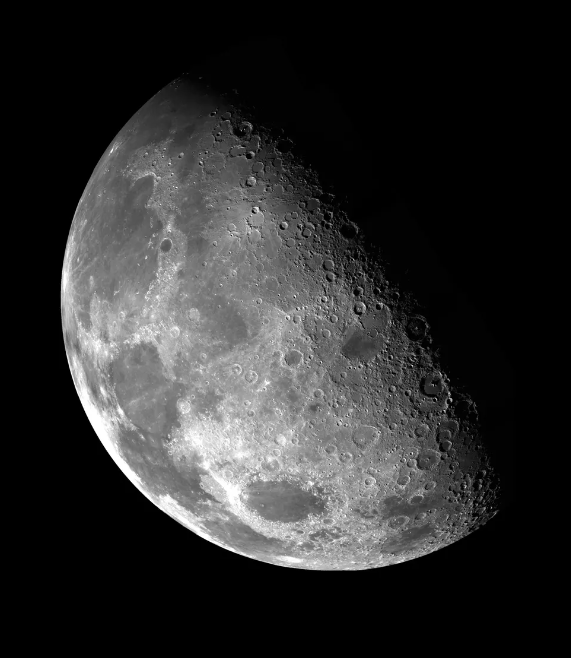
#> input picture uploads/moon.png, 571 x 658 px
$ python thuat-toan-dang-lieu.py
#> lines starting #> are read from the running program, lines starting #| are printed output that depends on the picture; after the words box and inside, x2 and y2 are one past the last pixel; in counts of white or black regions, pixels touching at a corner belong together
import cv2
import numpy as np

def isodata_threshold(image, initial_threshold, min_size, max_iterations):
    # Chuyển ảnh sang ảnh grayscale
    gray = cv2.cvtColor(image, cv2.COLOR_BGR2GRAY)

    # Khởi tạo ngưỡng ban đầu
    threshold = initial_threshold

    for _ in range(max_iterations):
        # Phân đoạn ảnh bằng ngưỡng hiện tại
        _, binary = cv2.threshold(gray, threshold, 255, cv2.THRESH_BINARY)

        # Tính toán giá trị ngưỡng mới dựa trên các vùng kết quả
        mean_object = np.mean(gray[binary == 255])
        mean_background = np.mean(gray[binary == 0])
        new_threshold = (mean_object + mean_background) / 2

        # Kiểm tra điều kiện dừng
        if abs(new_threshold - threshold) <= 1:
            break

        # Kiểm tra kích thước vùng đối tượng
        num_object_pixels = np.sum(binary == 255)
        if num_object_pixels < min_size:
            break

        # Cập nhật ngưỡng
        threshold = new_threshold

    return threshold


# Đọc ảnh vào
image = cv2.imread('uploads/moon.png')
#> image is the input picture: shape (658, 571, 3); mean B, G, R 45, 45, 45

# Áp dụng thuật toán đẳng liệu để xác định ngưỡng tối ưu
threshold = isodata_threshold(image, initial_threshold=128, min_size=100, max_iterations=10)
#> the loop in isodata_threshold, `for _ in range(max_iterations):` made 5 passes
#> (mean_object, mean_background, new_threshold, num_object_pixels, threshold) on passes 1 to 4: (166.6, 21.22, 93.93, 61395, 93.93), (145.9, 8.28, 77.09, 100210, 77.09), (140.3, 5.21, 72.73, 110659, 72.73), (138.7, 4.48, 71.58, 113399, 71.58)
#> (mean_object, mean_background, new_threshold) on pass 5: (138.4, 4.35, 71.35)
#> pass 1, in isodata_threshold, `_, binary = cv2.threshold(gray, threshold, 255, cv2.THRESH_BINARY)`:
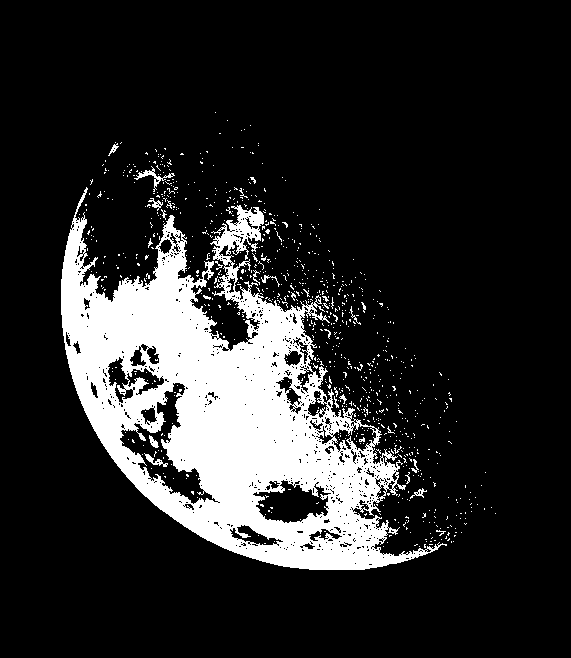
#> binary: shape (658, 571); 16.3% white; 882 white regions (859 under 20 px), largest, box (x1, y1, x2, y2) and area: (61, 187, 447, 570) 58067, (134, 166, 175, 192) 189, (144, 453, 168, 467) 101
#> pass 2, in isodata_threshold, `_, binary = cv2.threshold(gray, threshold, 255, cv2.THRESH_BINARY)`:
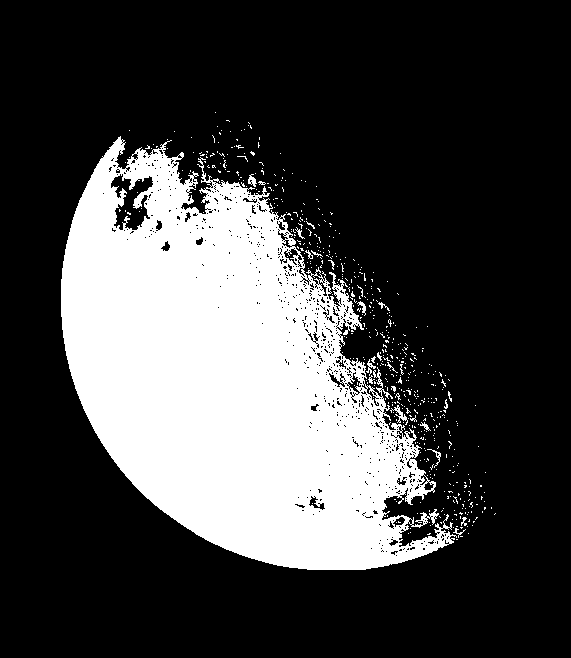
#> binary: shape (658, 571); 26.7% white; 548 white regions (528 under 20 px), largest, box (x1, y1, x2, y2) and area: (61, 136, 457, 570) 98090, (390, 405, 408, 425) 100, (248, 174, 257, 187) 62
#> pass 3, in isodata_threshold, `_, binary = cv2.threshold(gray, threshold, 255, cv2.THRESH_BINARY)`:
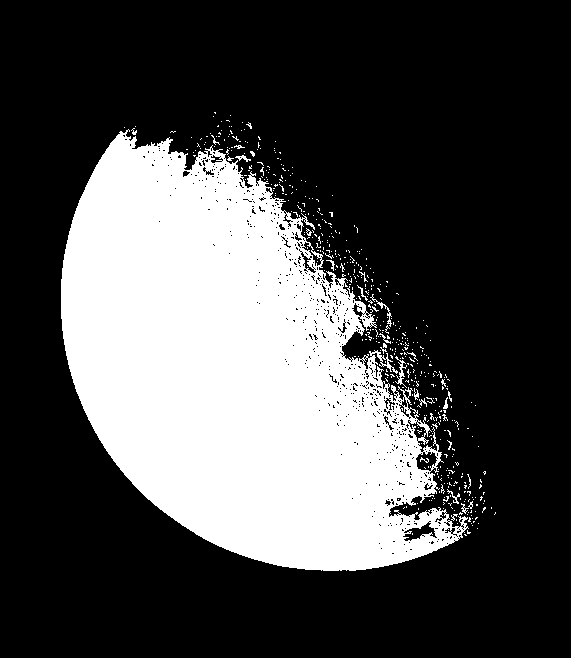
#> binary: shape (658, 571); 29.5% white; 510 white regions (488 under 20 px), largest, box (x1, y1, x2, y2) and area: (61, 129, 469, 571) 108412, (395, 356, 407, 388) 107, (370, 294, 392, 327) 89
#> threshold = 71.58

# Phân đoạn ảnh bằng ngưỡng tối ưu
_, binary = cv2.threshold(image, threshold, 255, cv2.THRESH_BINARY)
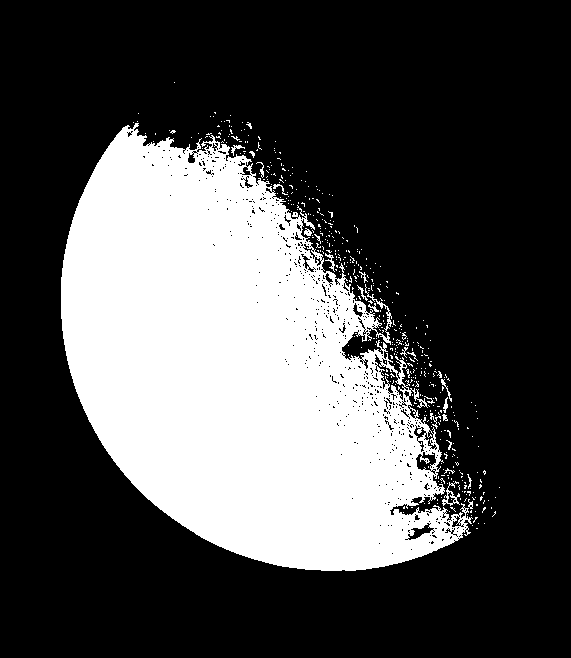
#> binary: shape (658, 571, 3); 30.3% white; 468 white regions (445 under 20 px), largest, box (x1, y1, x2, y2) and area: (61, 123, 473, 571) 111847, (442, 481, 460, 506) 136, (325, 253, 335, 272) 60


cv2.imshow('Original Image', image)
cv2.imshow('Binary Image', binary)
cv2.waitKey(0)
cv2.destroyAllWindows()

$ run again, with uploads/am7ucnbewr.png copied over uploads/moon.png
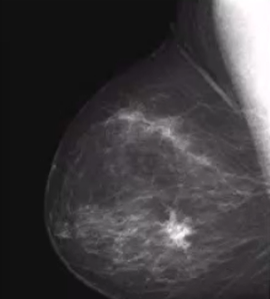
#> input picture uploads/am7ucnbewr.png, 270 x 299 px
#> image is the input picture: shape (299, 270, 3); mean B, G, R 62.5, 60.2, 62.9
#> the loop in isodata_threshold, `for _ in range(max_iterations):` made 2 passes
#> (mean_object, mean_background, new_threshold, num_object_pixels, threshold) on pass 1: (204.3, 48.77, 126.6, 6490, 126.6)
#> pass 1, in isodata_threshold, `_, binary = cv2.threshold(gray, threshold, 255, cv2.THRESH_BINARY)`:
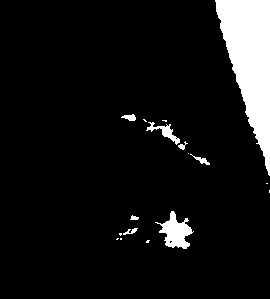
#> binary: shape (299, 270); 8% white; 17 white regions (9 under 20 px), largest, box (x1, y1, x2, y2) and area: (215, 0, 270, 176) 5265, (155, 211, 194, 249) 707, (146, 122, 180, 145) 228
#> pass 2, in isodata_threshold, `_, binary = cv2.threshold(gray, threshold, 255, cv2.THRESH_BINARY)`:
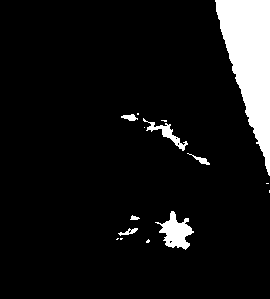
#> binary: shape (299, 270); 8.2% white; 15 white regions (8 under 20 px), largest, box (x1, y1, x2, y2) and area: (215, 0, 270, 176) 5302, (155, 211, 194, 250) 730, (143, 118, 188, 151) 320
#> `threshold = isodata_threshold(image, initial_threshold=128, min_size=1..`: threshold = 126.6
